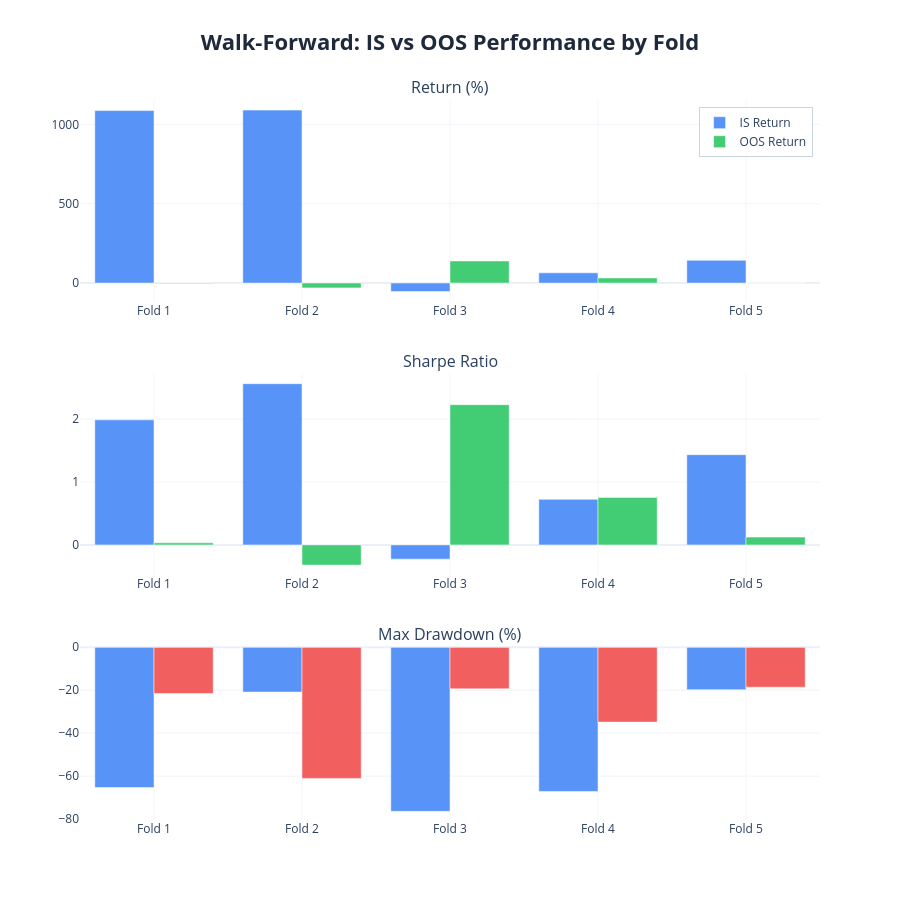

Notebook code cell kept with this figure:
### Markdown cell above
## 6 · Charts

### Code cell
plot_walk_forward_results(
    results      = results,
    param_defs   = PARAM_DEFS,
    fixed_params = FIXED_PARAMS,
    benchmark_data = df,          # BTC buy-and-hold comparison
    show           = True,
    save_html_dir  = 'outputs/',  # set None to skip saving
)

### Figure 1 — Plotly figure (JSON) as saved in the notebook; plotly's stock layout.template omitted (floating-point values rounded to 4 significant figures)
{"data": [{"hovertemplate": "<b>IS Return</b><br>%{x}<br>%{y:.2f}%<extra></extra>", "marker": {"color": "#3b82f6"}, "name": "IS Return", "opacity": 0.85, "type": "bar", "x": ["Fold 1", "Fold 2", "Fold 3", "Fold 4", "Fold 5"], "xaxis": "x", "y": [1087.0, 1090.0, -53.47, 64.39, 143.5], "yaxis": "y"}, {"hovertemplate": "<b>OOS Return</b><br>%{x}<br>%{y:.2f}%<extra></extra>", "marker": {"color": "#22c55e"}, "name": "OOS Return", "opacity": 0.85, "type": "bar", "x": ["Fold 1", "Fold 2", "Fold 3", "Fold 4", "Fold 5"], "xaxis": "x", "y": [-2.521, -30.55, 139.5, 32.11, 0.7095], "yaxis": "y"}, {"hovertemplate": "<b>IS Sharpe</b><br>%{x}<br>%{y:.2f}<extra></extra>", "marker": {"color": "#3b82f6"}, "name": "IS Sharpe", "opacity": 0.85, "showlegend": false, "type": "bar", "x": ["Fold 1", "Fold 2", "Fold 3", "Fold 4", "Fold 5"], "xaxis": "x2", "y": [1.989, 2.564, -0.2263, 0.7242, 1.435], "yaxis": "y2"}, {"hovertemplate": "<b>OOS Sharpe</b><br>%{x}<br>%{y:.2f}<extra></extra>", "marker": {"color": "#22c55e"}, "name": "OOS Sharpe", "opacity": 0.85, "showlegend": false, "type": "bar", "x": ["Fold 1", "Fold 2", "Fold 3", "Fold 4", "Fold 5"], "xaxis": "x2", "y": [0.03312, -0.3216, 2.23, 0.7549, 0.1242], "yaxis": "y2"}, {"hovertemplate": "<b>IS Drawdown</b><br>%{x}<br>%{y:.2f}%<extra></extra>", "marker": {"color": "#3b82f6"}, "name": "IS Drawdown", "opacity": 0.85, "showlegend": false, "type": "bar", "x": ["Fold 1", "Fold 2", "Fold 3", "Fold 4", "Fold 5"], "xaxis": "x3", "y": [-65.31, -20.9, -76.4, -67.13, -19.77], "yaxis": "y3"}, {"hovertemplate": "<b>OOS Drawdown</b><br>%{x}<br>%{y:.2f}%<extra></extra>", "marker": {"color": "#ef4444"}, "name": "OOS Drawdown", "opacity": 0.85, "showlegend": false, "type": "bar", "x": ["Fold 1", "Fold 2", "Fold 3", "Fold 4", "Fold 5"], "xaxis": "x3", "y": [-21.52, -61.05, -19.38, -34.86, -18.61], "yaxis": "y3"}], "layout": {"annotations": [{"font": {"size": 16}, "showarrow": false, "text": "Return (%)", "x": 0.5, "xanchor": "center", "xref": "paper", "y": 1, "yanchor": "bottom", "yref": "paper"}, {"font": {"size": 16}, "showarrow": false, "text": "Sharpe Ratio", "x": 0.5, "xanchor": "center", "xref": "paper", "y": 0.62, "yanchor": "bottom", "yref": "paper"}, {"font": {"size": 16}, "showarrow": false, "text": "Max Drawdown (%)", "x": 0.5, "xanchor": "center", "xref": "paper", "y": 0.24, "yanchor": "bottom", "yref": "paper"}], "barmode": "group", "height": 900, "hovermode": "x unified", "legend": {"bgcolor": "rgba(255, 255, 255, 0.9)", "bordercolor": "#cbd5e1", "borderwidth": 1, "x": 0.99, "xanchor": "right", "y": 0.99, "yanchor": "top"}, "title": {"font": {"color": "#1E293B", "size": 22}, "text": "<b>Walk-Forward: IS vs OOS Performance by Fold</b>", "x": 0.5, "xanchor": "center"}, "xaxis": {"anchor": "y", "domain": [0, 1], "gridcolor": "#f1f5f9", "gridwidth": 1, "showgrid": true}, "xaxis2": {"anchor": "y2", "domain": [0, 1], "gridcolor": "#f1f5f9", "gridwidth": 1, "showgrid": true}, "xaxis3": {"anchor": "y3", "domain": [0, 1], "gridcolor": "#f1f5f9", "gridwidth": 1, "showgrid": true}, "yaxis": {"anchor": "x", "domain": [0.72, 1], "gridcolor": "#f1f5f9", "gridwidth": 1, "showgrid": true}, "yaxis2": {"anchor": "x2", "domain": [0.34, 0.62], "gridcolor": "#f1f5f9", "gridwidth": 1, "showgrid": true}, "yaxis3": {"anchor": "x3", "domain": [0, 0.24], "gridcolor": "#f1f5f9", "gridwidth": 1, "showgrid": true}}}
